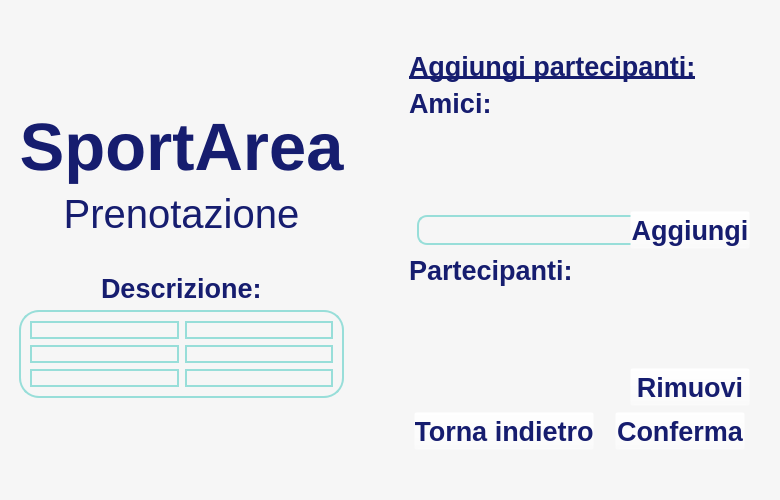
<?xml version="1.0" encoding="UTF-8"?>
<ui version="4.0">
 <class>MainWindow</class>
 <widget class="QMainWindow" name="MainWindow">
  <property name="geometry">
   <rect>
    <x>0</x>
    <y>0</y>
    <width>780</width>
    <height>500</height>
   </rect>
  </property>
  <property name="sizePolicy">
   <sizepolicy hsizetype="Preferred" vsizetype="Preferred">
    <horstretch>2</horstretch>
    <verstretch>0</verstretch>
   </sizepolicy>
  </property>
  <property name="font">
   <font>
    <family>Arial</family>
    <pointsize>16</pointsize>
   </font>
  </property>
  <property name="windowTitle">
   <string>Cliente</string>
  </property>
  <widget class="QWidget" name="centralwidget">
   <property name="minimumSize">
    <size>
     <width>780</width>
     <height>500</height>
    </size>
   </property>
   <layout class="QGridLayout" name="gridLayout">
    <property name="leftMargin">
     <number>0</number>
    </property>
    <property name="topMargin">
     <number>0</number>
    </property>
    <property name="rightMargin">
     <number>0</number>
    </property>
    <property name="bottomMargin">
     <number>0</number>
    </property>
    <item row="0" column="0">
     <widget class="QWidget" name="widget_2" native="true">
      <property name="minimumSize">
       <size>
        <width>780</width>
        <height>500</height>
       </size>
      </property>
      <property name="styleSheet">
       <string notr="true">background-color: rgb(246, 246, 246);</string>
      </property>
      <layout class="QHBoxLayout" name="horizontalLayout_10">
       <property name="leftMargin">
        <number>0</number>
       </property>
       <property name="topMargin">
        <number>0</number>
       </property>
       <property name="rightMargin">
        <number>0</number>
       </property>
       <property name="bottomMargin">
        <number>0</number>
       </property>
       <item>
        <spacer name="horizontalSpacer_11">
         <property name="orientation">
          <enum>Qt::Horizontal</enum>
         </property>
         <property name="sizeType">
          <enum>QSizePolicy::MinimumExpanding</enum>
         </property>
         <property name="sizeHint" stdset="0">
          <size>
           <width>10</width>
           <height>20</height>
          </size>
         </property>
        </spacer>
       </item>
       <item>
        <widget class="QWidget" name="widget" native="true">
         <layout class="QVBoxLayout" name="verticalLayout_3">
          <item>
           <spacer name="verticalSpacer_4">
            <property name="orientation">
             <enum>Qt::Vertical</enum>
            </property>
            <property name="sizeType">
             <enum>QSizePolicy::Expanding</enum>
            </property>
            <property name="sizeHint" stdset="0">
             <size>
              <width>20</width>
              <height>100</height>
             </size>
            </property>
           </spacer>
          </item>
          <item>
           <layout class="QVBoxLayout" name="verticalLayout">
            <item>
             <widget class="QLabel" name="label_3">
              <property name="font">
               <font>
                <family>Arial</family>
                <pointsize>50</pointsize>
                <weight>75</weight>
                <bold>true</bold>
               </font>
              </property>
              <property name="styleSheet">
               <string notr="true">
color:rgb(22, 29, 111);</string>
              </property>
              <property name="text">
               <string>SportArea</string>
              </property>
              <property name="alignment">
               <set>Qt::AlignBottom|Qt::AlignHCenter</set>
              </property>
             </widget>
            </item>
            <item>
             <widget class="QLabel" name="label_4">
              <property name="font">
               <font>
                <family>Arial</family>
                <pointsize>30</pointsize>
               </font>
              </property>
              <property name="styleSheet">
               <string notr="true">
color:rgb(22, 29, 111);</string>
              </property>
              <property name="text">
               <string>Prenotazione</string>
              </property>
              <property name="alignment">
               <set>Qt::AlignHCenter|Qt::AlignTop</set>
              </property>
             </widget>
            </item>
           </layout>
          </item>
          <item>
           <spacer name="verticalSpacer_5">
            <property name="orientation">
             <enum>Qt::Vertical</enum>
            </property>
            <property name="sizeType">
             <enum>QSizePolicy::Fixed</enum>
            </property>
            <property name="sizeHint" stdset="0">
             <size>
              <width>20</width>
              <height>30</height>
             </size>
            </property>
           </spacer>
          </item>
          <item>
           <layout class="QHBoxLayout" name="horizontalLayout_2">
            <item>
             <spacer name="horizontalSpacer_4">
              <property name="orientation">
               <enum>Qt::Horizontal</enum>
              </property>
              <property name="sizeHint" stdset="0">
               <size>
                <width>40</width>
                <height>20</height>
               </size>
              </property>
             </spacer>
            </item>
            <item>
             <widget class="QLabel" name="label">
              <property name="font">
               <font>
                <family>Arial</family>
                <pointsize>20</pointsize>
                <weight>75</weight>
                <bold>true</bold>
               </font>
              </property>
              <property name="styleSheet">
               <string notr="true">color:rgb(22, 29, 111);</string>
              </property>
              <property name="text">
               <string>Descrizione:</string>
              </property>
             </widget>
            </item>
            <item>
             <spacer name="horizontalSpacer_7">
              <property name="orientation">
               <enum>Qt::Horizontal</enum>
              </property>
              <property name="sizeHint" stdset="0">
               <size>
                <width>40</width>
                <height>20</height>
               </size>
              </property>
             </spacer>
            </item>
           </layout>
          </item>
          <item>
           <widget class="QFrame" name="descrizionePrenotazione">
            <property name="styleSheet">
             <string notr="true">border:2px solid rgb(152, 222, 217);
background-color: rgba(255, 255, 255, 0);
border-radius:20px;</string>
            </property>
            <property name="frameShape">
             <enum>QFrame::StyledPanel</enum>
            </property>
            <property name="frameShadow">
             <enum>QFrame::Raised</enum>
            </property>
            <layout class="QVBoxLayout" name="verticalLayout_2">
             <item>
              <layout class="QHBoxLayout" name="horizontalLayout_8">
               <item>
                <widget class="QLabel" name="label_attivita">
                 <property name="styleSheet">
                  <string notr="true">color:rgb(22, 29, 111)
</string>
                 </property>
                 <property name="text">
                  <string/>
                 </property>
                </widget>
               </item>
               <item>
                <widget class="QLabel" name="label_campo">
                 <property name="styleSheet">
                  <string notr="true">color:rgb(22, 29, 111)</string>
                 </property>
                 <property name="text">
                  <string/>
                 </property>
                </widget>
               </item>
              </layout>
             </item>
             <item>
              <layout class="QHBoxLayout" name="horizontalLayout_9">
               <item>
                <widget class="QLabel" name="label_data">
                 <property name="styleSheet">
                  <string notr="true">color:rgb(22, 29, 111)</string>
                 </property>
                 <property name="text">
                  <string/>
                 </property>
                </widget>
               </item>
               <item>
                <widget class="QLabel" name="label_ora">
                 <property name="styleSheet">
                  <string notr="true">color:rgb(22, 29, 111)</string>
                 </property>
                 <property name="text">
                  <string/>
                 </property>
                </widget>
               </item>
              </layout>
             </item>
             <item>
              <layout class="QHBoxLayout" name="horizontalLayout_21">
               <item>
                <widget class="QLabel" name="label_Npartecipanti">
                 <property name="styleSheet">
                  <string notr="true">color:rgb(22, 29, 111)</string>
                 </property>
                 <property name="text">
                  <string/>
                 </property>
                </widget>
               </item>
               <item>
                <widget class="QLabel" name="label_prezzo">
                 <property name="styleSheet">
                  <string notr="true">color:rgb(22, 29, 111)</string>
                 </property>
                 <property name="text">
                  <string/>
                 </property>
                </widget>
               </item>
              </layout>
             </item>
            </layout>
           </widget>
          </item>
          <item>
           <spacer name="verticalSpacer_7">
            <property name="orientation">
             <enum>Qt::Vertical</enum>
            </property>
            <property name="sizeType">
             <enum>QSizePolicy::MinimumExpanding</enum>
            </property>
            <property name="sizeHint" stdset="0">
             <size>
              <width>20</width>
              <height>40</height>
             </size>
            </property>
           </spacer>
          </item>
         </layout>
        </widget>
       </item>
       <item>
        <spacer name="horizontalSpacer_17">
         <property name="orientation">
          <enum>Qt::Horizontal</enum>
         </property>
         <property name="sizeType">
          <enum>QSizePolicy::MinimumExpanding</enum>
         </property>
         <property name="sizeHint" stdset="0">
          <size>
           <width>40</width>
           <height>20</height>
          </size>
         </property>
        </spacer>
       </item>
       <item>
        <layout class="QVBoxLayout" name="verticalLayout_9">
         <item>
          <spacer name="verticalSpacer">
           <property name="orientation">
            <enum>Qt::Vertical</enum>
           </property>
           <property name="sizeType">
            <enum>QSizePolicy::MinimumExpanding</enum>
           </property>
           <property name="sizeHint" stdset="0">
            <size>
             <width>20</width>
             <height>20</height>
            </size>
           </property>
          </spacer>
         </item>
         <item>
          <widget class="QWidget" name="widget_4" native="true">
           <layout class="QVBoxLayout" name="verticalLayout_8">
            <property name="leftMargin">
             <number>0</number>
            </property>
            <property name="topMargin">
             <number>0</number>
            </property>
            <property name="rightMargin">
             <number>0</number>
            </property>
            <property name="bottomMargin">
             <number>0</number>
            </property>
            <item>
             <layout class="QHBoxLayout" name="horizontalLayout_3">
              <item>
               <spacer name="horizontalSpacer_5">
                <property name="orientation">
                 <enum>Qt::Horizontal</enum>
                </property>
                <property name="sizeType">
                 <enum>QSizePolicy::Maximum</enum>
                </property>
                <property name="sizeHint" stdset="0">
                 <size>
                  <width>10</width>
                  <height>20</height>
                 </size>
                </property>
               </spacer>
              </item>
              <item>
               <widget class="QLabel" name="label_7">
                <property name="font">
                 <font>
                  <family>Arial</family>
                  <pointsize>20</pointsize>
                  <weight>75</weight>
                  <bold>true</bold>
                  <underline>true</underline>
                 </font>
                </property>
                <property name="styleSheet">
                 <string notr="true">color:rgb(22, 29, 111);</string>
                </property>
                <property name="text">
                 <string>Aggiungi partecipanti:</string>
                </property>
               </widget>
              </item>
              <item>
               <spacer name="horizontalSpacer_13">
                <property name="orientation">
                 <enum>Qt::Horizontal</enum>
                </property>
                <property name="sizeHint" stdset="0">
                 <size>
                  <width>40</width>
                  <height>20</height>
                 </size>
                </property>
               </spacer>
              </item>
             </layout>
            </item>
            <item>
             <layout class="QVBoxLayout" name="verticalLayout_5">
              <item>
               <layout class="QHBoxLayout" name="horizontalLayout_4">
                <item>
                 <spacer name="horizontalSpacer_8">
                  <property name="orientation">
                   <enum>Qt::Horizontal</enum>
                  </property>
                  <property name="sizeType">
                   <enum>QSizePolicy::Fixed</enum>
                  </property>
                  <property name="sizeHint" stdset="0">
                   <size>
                    <width>10</width>
                    <height>20</height>
                   </size>
                  </property>
                 </spacer>
                </item>
                <item>
                 <widget class="QLabel" name="label_6">
                  <property name="font">
                   <font>
                    <family>Arial</family>
                    <pointsize>20</pointsize>
                    <weight>75</weight>
                    <bold>true</bold>
                   </font>
                  </property>
                  <property name="styleSheet">
                   <string notr="true">color:rgb(22, 29, 111);</string>
                  </property>
                  <property name="text">
                   <string>Amici:</string>
                  </property>
                 </widget>
                </item>
                <item>
                 <spacer name="horizontalSpacer_14">
                  <property name="orientation">
                   <enum>Qt::Horizontal</enum>
                  </property>
                  <property name="sizeHint" stdset="0">
                   <size>
                    <width>40</width>
                    <height>20</height>
                   </size>
                  </property>
                 </spacer>
                </item>
               </layout>
              </item>
              <item>
               <widget class="QScrollArea" name="scrollArea_amici">
                <property name="sizePolicy">
                 <sizepolicy hsizetype="Expanding" vsizetype="MinimumExpanding">
                  <horstretch>0</horstretch>
                  <verstretch>0</verstretch>
                 </sizepolicy>
                </property>
                <property name="maximumSize">
                 <size>
                  <width>16777215</width>
                  <height>500</height>
                 </size>
                </property>
                <property name="font">
                 <font>
                  <family>Arial</family>
                  <pointsize>16</pointsize>
                 </font>
                </property>
                <property name="styleSheet">
                 <string notr="true">QScrollArea
{
background-color: rgba(255, 255, 255, 0);
}</string>
                </property>
                <property name="widgetResizable">
                 <bool>true</bool>
                </property>
                <widget class="QWidget" name="scrollAreaWidgetContents">
                 <property name="geometry">
                  <rect>
                   <x>0</x>
                   <y>0</y>
                   <width>396</width>
                   <height>66</height>
                  </rect>
                 </property>
                 <layout class="QVBoxLayout" name="verticalLayout_4">
                  <property name="leftMargin">
                   <number>0</number>
                  </property>
                  <property name="topMargin">
                   <number>0</number>
                  </property>
                  <property name="rightMargin">
                   <number>0</number>
                  </property>
                  <property name="bottomMargin">
                   <number>0</number>
                  </property>
                 </layout>
                </widget>
               </widget>
              </item>
              <item>
               <spacer name="verticalSpacer_3">
                <property name="orientation">
                 <enum>Qt::Vertical</enum>
                </property>
                <property name="sizeType">
                 <enum>QSizePolicy::Fixed</enum>
                </property>
                <property name="sizeHint" stdset="0">
                 <size>
                  <width>20</width>
                  <height>10</height>
                 </size>
                </property>
               </spacer>
              </item>
              <item>
               <layout class="QHBoxLayout" name="horizontalLayout_5">
                <item>
                 <widget class="QLabel" name="label_8">
                  <property name="maximumSize">
                   <size>
                    <width>20</width>
                    <height>20</height>
                   </size>
                  </property>
                  <property name="text">
                   <string/>
                  </property>
                  <property name="pixmap">
                   <pixmap>icons/send.png</pixmap>
                  </property>
                  <property name="scaledContents">
                   <bool>true</bool>
                  </property>
                  <property name="alignment">
                   <set>Qt::AlignBottom|Qt::AlignHCenter</set>
                  </property>
                 </widget>
                </item>
                <item>
                 <widget class="QLineEdit" name="lineEdit_email">
                  <property name="minimumSize">
                   <size>
                    <width>230</width>
                    <height>30</height>
                   </size>
                  </property>
                  <property name="font">
                   <font>
                    <family>Arial</family>
                    <pointsize>16</pointsize>
                   </font>
                  </property>
                  <property name="styleSheet">
                   <string notr="true">border-radius: 10px;
border: 2px solid rgb(152,222,217);
background-color: rgba(255, 255, 255, 0);
color:rgb(22, 29, 111);
height:20px;</string>
                  </property>
                 </widget>
                </item>
                <item>
                 <spacer name="horizontalSpacer_6">
                  <property name="orientation">
                   <enum>Qt::Horizontal</enum>
                  </property>
                  <property name="sizeHint" stdset="0">
                   <size>
                    <width>40</width>
                    <height>20</height>
                   </size>
                  </property>
                 </spacer>
                </item>
                <item>
                 <widget class="QPushButton" name="logout_aggiungi">
                  <property name="minimumSize">
                   <size>
                    <width>120</width>
                    <height>0</height>
                   </size>
                  </property>
                  <property name="maximumSize">
                   <size>
                    <width>100</width>
                    <height>16777215</height>
                   </size>
                  </property>
                  <property name="font">
                   <font>
                    <family>Arial</family>
                    <pointsize>20</pointsize>
                    <weight>75</weight>
                    <bold>true</bold>
                   </font>
                  </property>
                  <property name="styleSheet">
                   <string notr="true">QPushButton
{

background-color: rgba(255, 255, 255, 0);
color:rgb(22, 29, 111);
height:30px;
width:55px;
}
QPushButton:hover
{
text-decoration: underline solid;
background-color: rgba(255, 255, 255, 0);
color: rgb(152, 222, 217);
height:30px;
width:55px;
}
QPushButton:pressed
{

color:rgb(22, 29, 111);
height:30px;
width:55px;
}

</string>
                  </property>
                  <property name="text">
                   <string>Aggiungi</string>
                  </property>
                  <property name="icon">
                   <iconset>
                    <normaloff>icons/plus.png</normaloff>icons/plus.png</iconset>
                  </property>
                  <property name="iconSize">
                   <size>
                    <width>20</width>
                    <height>20</height>
                   </size>
                  </property>
                 </widget>
                </item>
                <item>
                 <spacer name="horizontalSpacer_15">
                  <property name="orientation">
                   <enum>Qt::Horizontal</enum>
                  </property>
                  <property name="sizeType">
                   <enum>QSizePolicy::Fixed</enum>
                  </property>
                  <property name="sizeHint" stdset="0">
                   <size>
                    <width>10</width>
                    <height>20</height>
                   </size>
                  </property>
                 </spacer>
                </item>
               </layout>
              </item>
             </layout>
            </item>
            <item>
             <layout class="QVBoxLayout" name="verticalLayout_7">
              <item>
               <layout class="QHBoxLayout" name="horizontalLayout_6">
                <item>
                 <spacer name="horizontalSpacer_9">
                  <property name="orientation">
                   <enum>Qt::Horizontal</enum>
                  </property>
                  <property name="sizeType">
                   <enum>QSizePolicy::Fixed</enum>
                  </property>
                  <property name="sizeHint" stdset="0">
                   <size>
                    <width>10</width>
                    <height>20</height>
                   </size>
                  </property>
                 </spacer>
                </item>
                <item>
                 <widget class="QLabel" name="label_5">
                  <property name="font">
                   <font>
                    <family>Arial</family>
                    <pointsize>20</pointsize>
                    <weight>75</weight>
                    <bold>true</bold>
                   </font>
                  </property>
                  <property name="styleSheet">
                   <string notr="true">color:rgb(22, 29, 111);</string>
                  </property>
                  <property name="text">
                   <string>Partecipanti:</string>
                  </property>
                 </widget>
                </item>
                <item>
                 <spacer name="horizontalSpacer_18">
                  <property name="orientation">
                   <enum>Qt::Horizontal</enum>
                  </property>
                  <property name="sizeHint" stdset="0">
                   <size>
                    <width>40</width>
                    <height>20</height>
                   </size>
                  </property>
                 </spacer>
                </item>
               </layout>
              </item>
              <item>
               <widget class="QScrollArea" name="scrollArea_partecipanti">
                <property name="sizePolicy">
                 <sizepolicy hsizetype="Expanding" vsizetype="MinimumExpanding">
                  <horstretch>0</horstretch>
                  <verstretch>0</verstretch>
                 </sizepolicy>
                </property>
                <property name="maximumSize">
                 <size>
                  <width>16777215</width>
                  <height>470</height>
                 </size>
                </property>
                <property name="font">
                 <font>
                  <family>Arial</family>
                  <pointsize>16</pointsize>
                 </font>
                </property>
                <property name="styleSheet">
                 <string notr="true">QScrollArea
{
background-color: rgba(255, 255, 255, 0);
}</string>
                </property>
                <property name="widgetResizable">
                 <bool>true</bool>
                </property>
                <widget class="QWidget" name="scrollAreaWidgetContents_2">
                 <property name="geometry">
                  <rect>
                   <x>0</x>
                   <y>0</y>
                   <width>396</width>
                   <height>91</height>
                  </rect>
                 </property>
                 <layout class="QVBoxLayout" name="verticalLayout_6">
                  <property name="leftMargin">
                   <number>0</number>
                  </property>
                  <property name="topMargin">
                   <number>0</number>
                  </property>
                  <property name="rightMargin">
                   <number>0</number>
                  </property>
                  <property name="bottomMargin">
                   <number>0</number>
                  </property>
                 </layout>
                </widget>
               </widget>
              </item>
              <item>
               <layout class="QHBoxLayout" name="horizontalLayout_7">
                <item>
                 <spacer name="horizontalSpacer_10">
                  <property name="orientation">
                   <enum>Qt::Horizontal</enum>
                  </property>
                  <property name="sizeHint" stdset="0">
                   <size>
                    <width>40</width>
                    <height>20</height>
                   </size>
                  </property>
                 </spacer>
                </item>
                <item>
                 <widget class="QPushButton" name="logout_rimuovi">
                  <property name="minimumSize">
                   <size>
                    <width>120</width>
                    <height>0</height>
                   </size>
                  </property>
                  <property name="maximumSize">
                   <size>
                    <width>100</width>
                    <height>16777215</height>
                   </size>
                  </property>
                  <property name="font">
                   <font>
                    <family>Arial</family>
                    <pointsize>20</pointsize>
                    <weight>75</weight>
                    <bold>true</bold>
                   </font>
                  </property>
                  <property name="styleSheet">
                   <string notr="true">QPushButton
{

background-color: rgba(255, 255, 255, 0);
color:rgb(22, 29, 111);
height:30px;
width:55px;
}
QPushButton:hover
{
text-decoration: underline solid;
background-color: rgba(255, 255, 255, 0);
color: rgb(152, 222, 217);
height:30px;
width:55px;
}
QPushButton:pressed
{

color:rgb(22, 29, 111);
height:30px;
width:55px;
}

</string>
                  </property>
                  <property name="text">
                   <string>Rimuovi</string>
                  </property>
                  <property name="icon">
                   <iconset>
                    <normaloff>icons/bin.png</normaloff>icons/bin.png</iconset>
                  </property>
                  <property name="iconSize">
                   <size>
                    <width>20</width>
                    <height>20</height>
                   </size>
                  </property>
                 </widget>
                </item>
                <item>
                 <spacer name="horizontalSpacer_16">
                  <property name="orientation">
                   <enum>Qt::Horizontal</enum>
                  </property>
                  <property name="sizeType">
                   <enum>QSizePolicy::Minimum</enum>
                  </property>
                  <property name="sizeHint" stdset="0">
                   <size>
                    <width>10</width>
                    <height>20</height>
                   </size>
                  </property>
                 </spacer>
                </item>
               </layout>
              </item>
             </layout>
            </item>
            <item>
             <layout class="QHBoxLayout" name="horizontalLayout">
              <item>
               <spacer name="horizontalSpacer">
                <property name="orientation">
                 <enum>Qt::Horizontal</enum>
                </property>
                <property name="sizeType">
                 <enum>QSizePolicy::Expanding</enum>
                </property>
                <property name="sizeHint" stdset="0">
                 <size>
                  <width>40</width>
                  <height>20</height>
                 </size>
                </property>
               </spacer>
              </item>
              <item>
               <widget class="QPushButton" name="back">
                <property name="minimumSize">
                 <size>
                  <width>180</width>
                  <height>0</height>
                 </size>
                </property>
                <property name="maximumSize">
                 <size>
                  <width>100</width>
                  <height>16777215</height>
                 </size>
                </property>
                <property name="font">
                 <font>
                  <family>Arial</family>
                  <pointsize>20</pointsize>
                  <weight>75</weight>
                  <bold>true</bold>
                 </font>
                </property>
                <property name="styleSheet">
                 <string notr="true">QPushButton
{

background-color: rgba(255, 255, 255, 0);
color:rgb(22, 29, 111);
height:30px;
width:55px;
}
QPushButton:hover
{
text-decoration: underline solid;
background-color: rgba(255, 255, 255, 0);
color: rgb(152, 222, 217);
height:30px;
width:55px;
}
QPushButton:pressed
{

color:rgb(22, 29, 111);
height:30px;
width:55px;
}

</string>
                </property>
                <property name="text">
                 <string>Torna indietro</string>
                </property>
                <property name="icon">
                 <iconset>
                  <normaloff>icons/reply.png</normaloff>icons/reply.png</iconset>
                </property>
                <property name="iconSize">
                 <size>
                  <width>20</width>
                  <height>20</height>
                 </size>
                </property>
               </widget>
              </item>
              <item>
               <spacer name="horizontalSpacer_2">
                <property name="orientation">
                 <enum>Qt::Horizontal</enum>
                </property>
                <property name="sizeHint" stdset="0">
                 <size>
                  <width>40</width>
                  <height>20</height>
                 </size>
                </property>
               </spacer>
              </item>
              <item>
               <widget class="QPushButton" name="logout_conferma">
                <property name="minimumSize">
                 <size>
                  <width>130</width>
                  <height>0</height>
                 </size>
                </property>
                <property name="maximumSize">
                 <size>
                  <width>100</width>
                  <height>16777215</height>
                 </size>
                </property>
                <property name="font">
                 <font>
                  <family>Arial</family>
                  <pointsize>20</pointsize>
                  <weight>75</weight>
                  <bold>true</bold>
                 </font>
                </property>
                <property name="styleSheet">
                 <string notr="true">QPushButton
{

background-color: rgba(255, 255, 255, 0);
color:rgb(22, 29, 111);
height:30px;
width:55px;
}
QPushButton:hover
{
text-decoration: underline solid;
background-color: rgba(255, 255, 255, 0);
color: rgb(152, 222, 217);
height:30px;
width:55px;
}
QPushButton:pressed
{

color:rgb(22, 29, 111);
height:30px;
width:55px;
}

</string>
                </property>
                <property name="text">
                 <string>Conferma</string>
                </property>
                <property name="icon">
                 <iconset>
                  <normaloff>icons/confirm.png</normaloff>icons/confirm.png</iconset>
                </property>
                <property name="iconSize">
                 <size>
                  <width>20</width>
                  <height>20</height>
                 </size>
                </property>
               </widget>
              </item>
              <item>
               <spacer name="horizontalSpacer_3">
                <property name="orientation">
                 <enum>Qt::Horizontal</enum>
                </property>
                <property name="sizeHint" stdset="0">
                 <size>
                  <width>40</width>
                  <height>20</height>
                 </size>
                </property>
               </spacer>
              </item>
             </layout>
            </item>
           </layout>
          </widget>
         </item>
         <item>
          <spacer name="verticalSpacer_2">
           <property name="orientation">
            <enum>Qt::Vertical</enum>
           </property>
           <property name="sizeType">
            <enum>QSizePolicy::MinimumExpanding</enum>
           </property>
           <property name="sizeHint" stdset="0">
            <size>
             <width>20</width>
             <height>10</height>
            </size>
           </property>
          </spacer>
         </item>
        </layout>
       </item>
       <item>
        <spacer name="horizontalSpacer_12">
         <property name="orientation">
          <enum>Qt::Horizontal</enum>
         </property>
         <property name="sizeType">
          <enum>QSizePolicy::MinimumExpanding</enum>
         </property>
         <property name="sizeHint" stdset="0">
          <size>
           <width>20</width>
           <height>20</height>
          </size>
         </property>
        </spacer>
       </item>
      </layout>
     </widget>
    </item>
   </layout>
  </widget>
 </widget>
 <resources>
  <include location="test.qrc"/>
 </resources>
 <connections/>
</ui>
